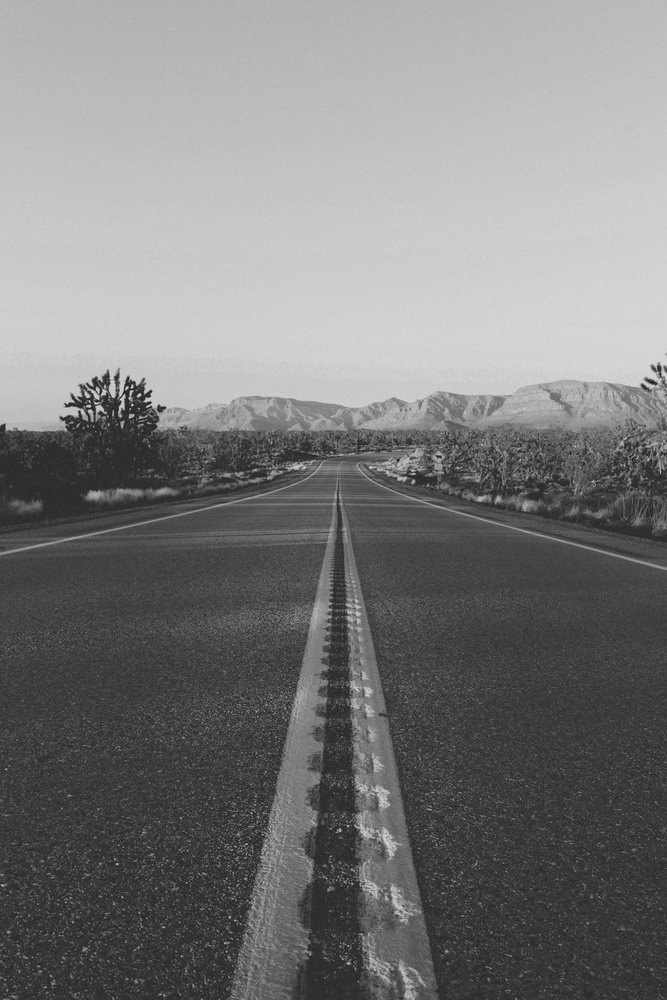
#> input picture lab2/return.jpg, 667 x 1000 px, shrunk from 3937 x 5906 before the run; its folder holds only this picture in this run
$ python contr.py
#> lines starting #> are read from the running program, lines starting #| are printed output that depends on the picture
#> the answer given: return.jpg
#> in main, img is the input picture: PIL image 667x1000 RGB; min 29, max 217, mean 123.2
from PIL import Image
from easygui import fileopenbox, filesavebox

def ft_linearContrast(img):
    width, height = img.size
#> width = 667; height = 1000
    pixel = img.load()
    y_min, y_max = 0, 255
    x_min, x_max = 255, 0
    for i in range(height):
        for j in range(width):
            bright = sum(pixel[j, i]) / 3
            if bright < x_min:
                x_min = bright
            if bright > x_max:
                x_max = bright
#> after the loop, x_max = 217; x_min = 29
    for i in range(height):
        for j in range(width):
            bright = sum(pixel[j, i]) / 3
            y_new = ((bright - x_min) / (x_max - x_min)
                        * (y_max - y_min) + y_min)
            img.putpixel((j, i),
                        (int(y_new), int(y_new), int(y_new)))
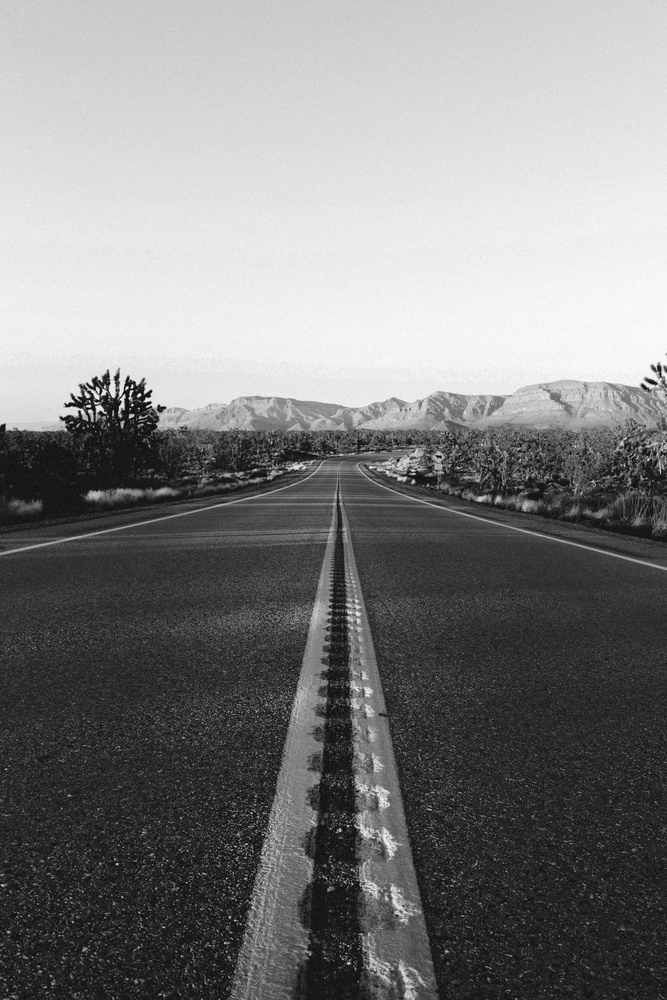
#> img: PIL image 667x1000 RGB; min 0, max 255, mean 127.3
    return img

def main():
    flt=["*.jpg", "*.png"]
    path = fileopenbox("image",
                       "select file",
                       default = flt[0],
                       filetypes = flt)
    if path:
        try:
            img = Image.open(path)
            new_img = ft_linearContrast(img)
            path = filesavebox(default = "contrast")
            if path == None:
                path = "Yuuuuhuu"
            new_img.save(path + ".jpg", 'JPEG')
        except IOError:
            print("Are you crazy?!")
main()
